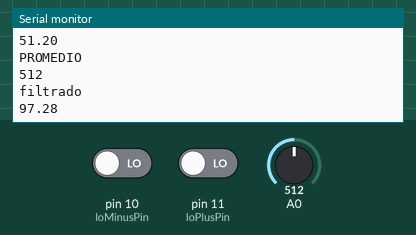
Recording of a sketch running on a simulated Arduino Uno, built with avr-gcc and run on an emulated ATmega328P. Parts: the last lines printed to the serial monitor. The test bench sets the inputs (shaded band); at power-on: pin 10 (loMinusPin) LOW, A0 = 512, pin 11 (loPlusPin) LOW.

Above: at 1.2 s.
1.3 s: pin 10 (loMinusPin) driven HIGH
4.5 s: A0 set to 716
At 5.6 s:
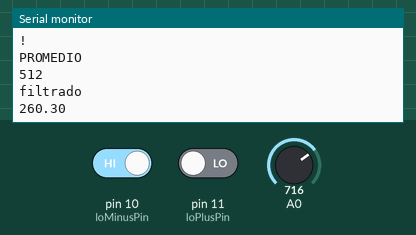
6.0 s: A0 set to 900
At 6.4 s:
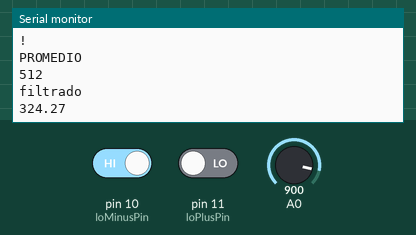
7.5 s: pin 10 (loMinusPin) driven LOW
Timing chart, 0 to 10.0 s (numbered marks = the images above; inputs shaded):
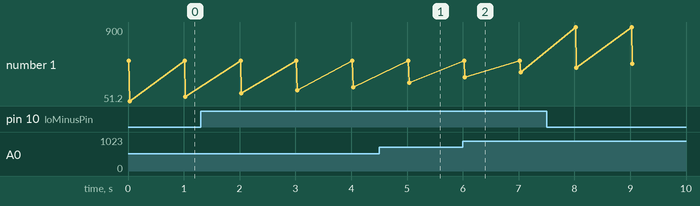

Measured:
- after the input at 4.5 s, the serial monitor: prints a new line after 0.54 s (image 1)
- after the input at 6.0 s, the serial monitor: prints a new line at once (image 2)
- plotted number 1: 209.67 → 260.3 after the input at 4.5 s, 260.3 → 381.84 after the input at 6.0 s

The sketch:

sensor_AD8232.ino
```cpp
// // Configuración de pines
// const int sensorPin = A0;  // Salida analógica del AD8232
const int loPlusPin = 11;   // Detector de desconexión LO+
const int loMinusPin = 10;  // Detector de desconexión LO-
const int numReadings = 10; // Cantidad de lecturas para promediar
int readings[numReadings];  // Almacén de lecturas
int readIndex = 0;          // Índice de lectura actual
int total = 0;              // Suma de todas las lecturas
int average = 0;            // Promedio filtrado
float filteredValue = 0.0;
float alpha = 0.1;  // Factor de suavizado

//// Variables para filtro pasa-bajas
// float filteredValue = 0.0;
// float alpha = 0.1;


void setup() {
  Serial.begin(9600);        // Comunicación serial
  pinMode(loPlusPin, INPUT); // Configurar LO+ como entrada
  pinMode(loMinusPin, INPUT);// Configurar LO- como entrada
  for (int i = 0; i < numReadings; i++) {
    readings[i] = 0;
  }
}

void loop() {
  total = 0;
  average = 0;
  // Verificar desconexión de electrodos
  if (digitalRead(loPlusPin) == 1 || digitalRead(loMinusPin) == 1) {
    Serial.println("!");
  } else {
    for (int i = 0 ; i < numReadings; i++){
      readings[i] = analogRead(A0);
    }
  }
  for (int i = 0 ; i < numReadings; i++){
    total = total + readings[i];
  }
  average = total / numReadings;
  Serial.println("PROMEDIO");
  Serial.println(average);
  int rawValue = analogRead(A0);  // Lectura sin filtrar
  filteredValue = alpha * rawValue + (1 - alpha) * filteredValue;
  Serial.println("filtrado");
  Serial.println(filteredValue);
  delay(1000);
}
```
